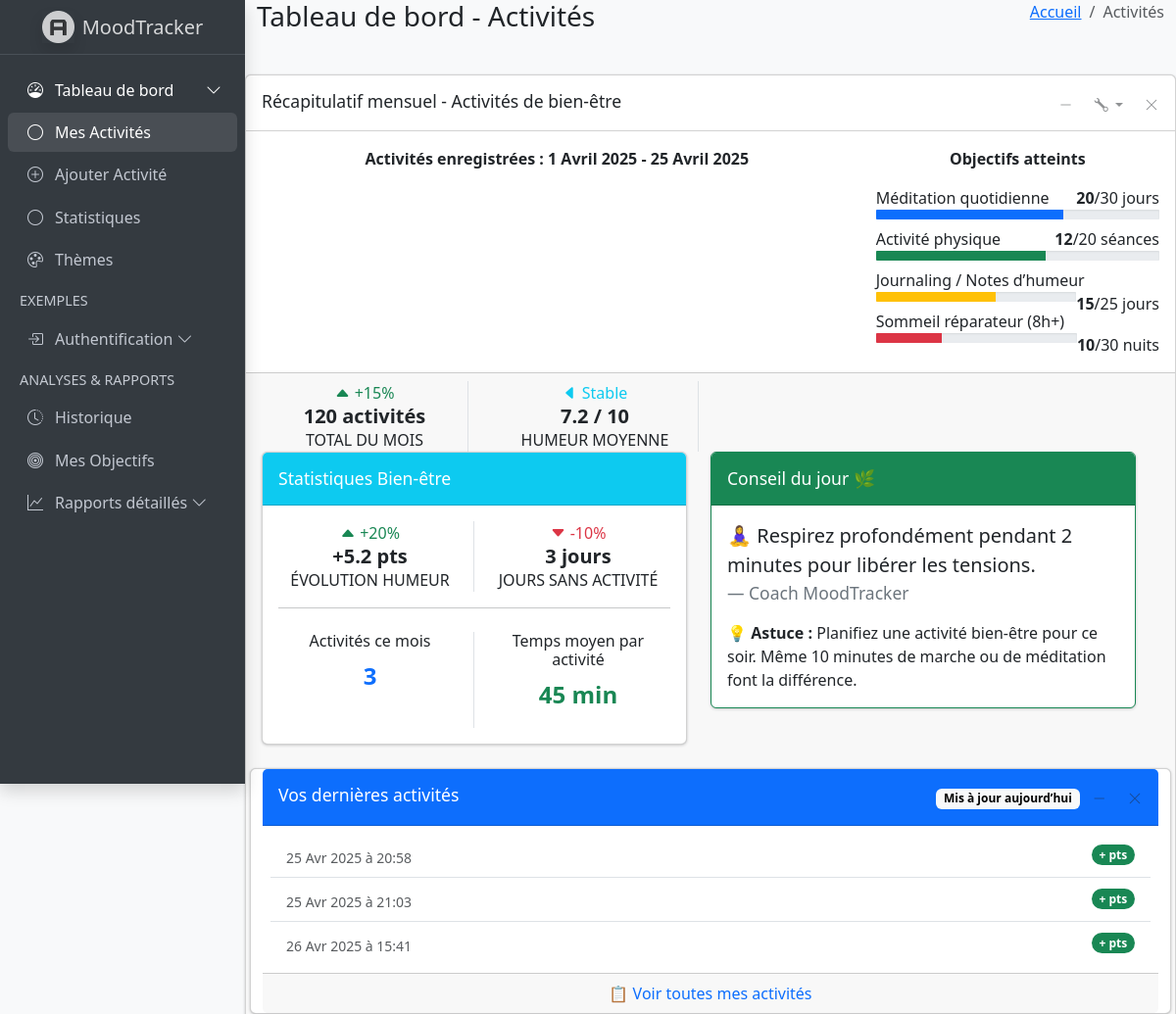
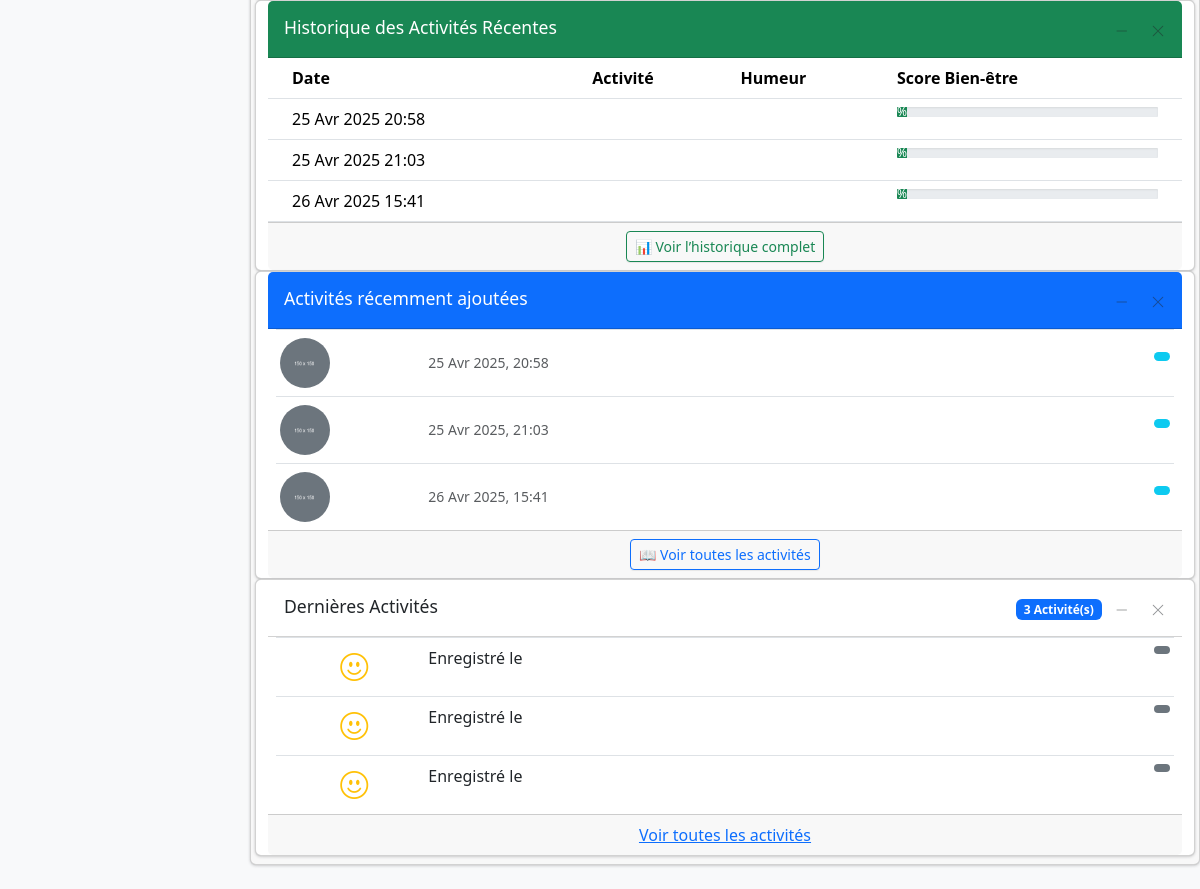
/dashboard/ (signed in), run on an earlier commit of the app's database (2 pictures, top to bottom).
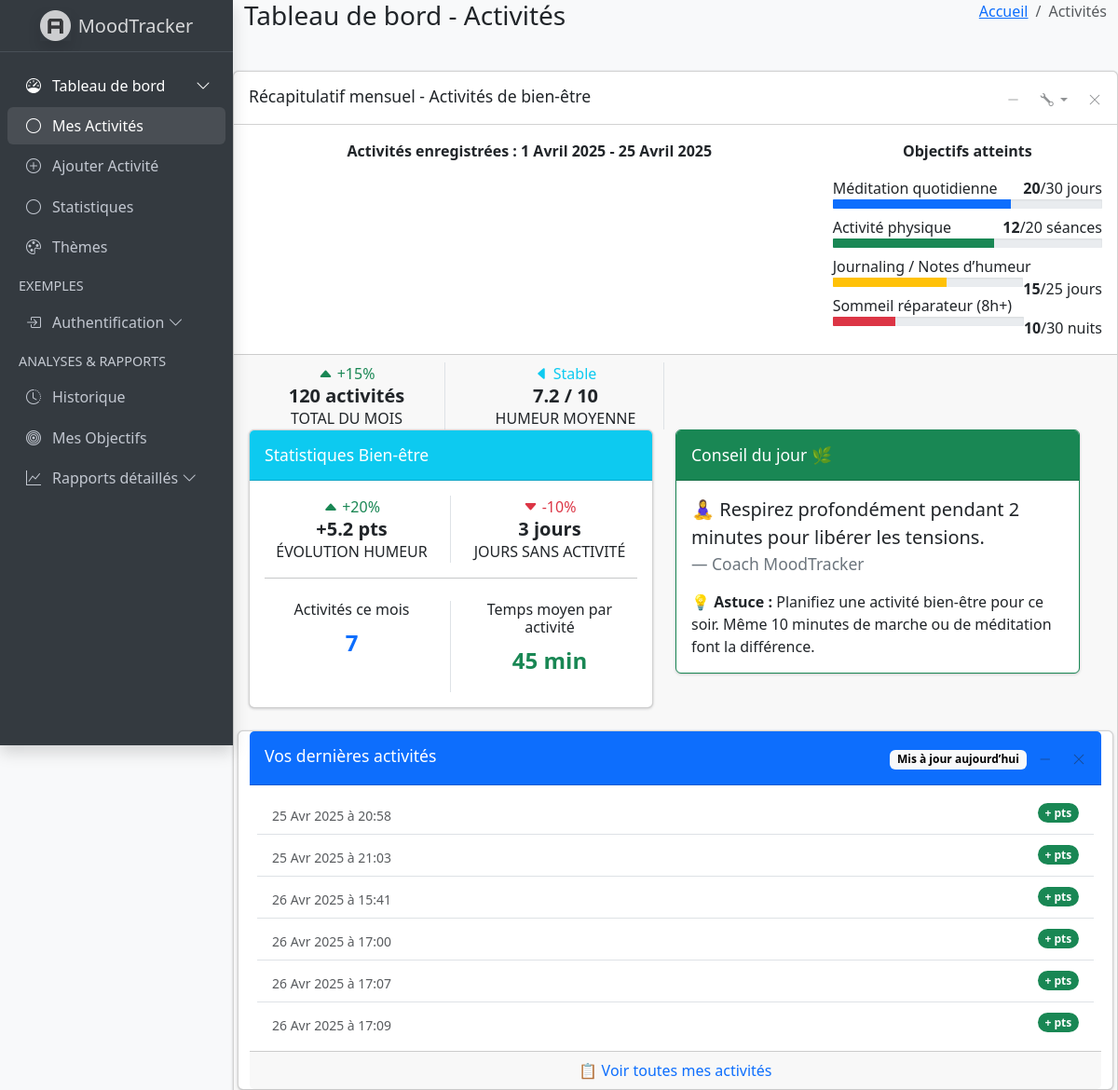
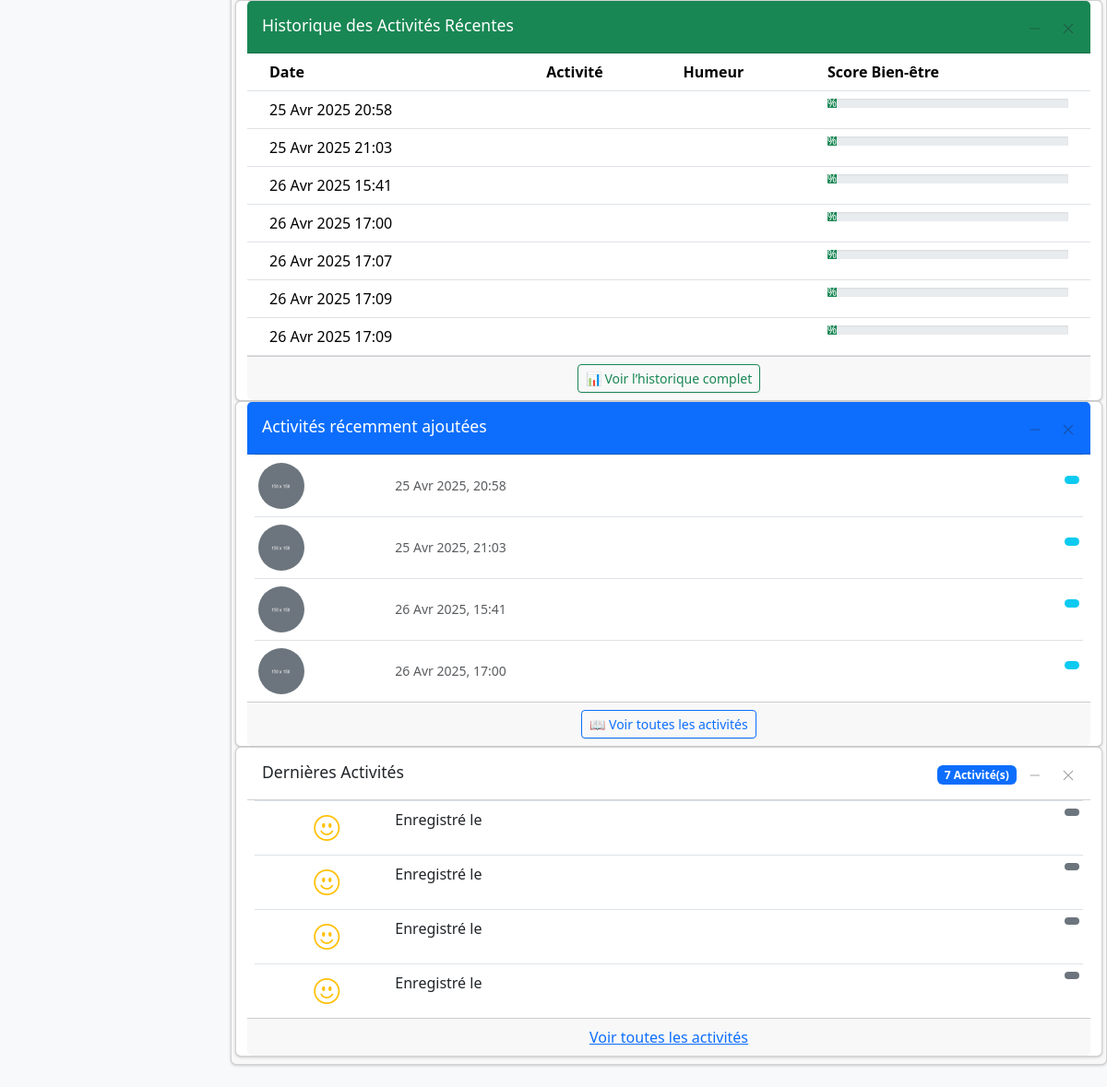
And on a later commit of the database (2 pictures, top to bottom).
### activities/models.py (models this page shows, shortened)
class ActiviteBienEtre(models.Model):
    mood = models.CharField(max_length=100)
    activity = models.TextField()
    comment = models.TextField(blank=True, null=True)
    date = models.DateTimeField(auto_now_add=True)
    utilisateur = models.ForeignKey(User, on_delete=models.CASCADE)

### activities/views.py (the view)
# urls.py: path('dashboard/', views.dashboard, name='dashboard'),
@login_required
def dashboard(request):
    activites = ActiviteBienEtre.objects.filter(utilisateur=request.user)
    return render(request, 'dashboard/base_dashboard.html', {'activites': activites})

### activities/templates/dashboard/base_dashboard.html (shortened to what the changed rows need)
<!DOCTYPE html>
{% load static %}
<html lang="fr">
  <head>
    <link
      rel="stylesheet"
      href="https://cdn.jsdelivr.net/npm/@fontsource/source-sans-3@5.0.12/index.css"
    />
    <link
      rel="stylesheet"
      href="https://cdn.jsdelivr.net/npm/overlayscrollbars@2.10.1/styles/overlayscrollbars.min.css"
    />
    <link
      rel="stylesheet"
      href="https://cdn.jsdelivr.net/npm/bootstrap-icons@1.11.3/font/bootstrap-icons.min.css"
    />
    <link rel="stylesheet" href="{% static 'adminlte/dist/css/adminlte.css' %}" />
    <link
      rel="stylesheet"
      href="https://cdn.jsdelivr.net/npm/apexcharts@3.37.1/dist/apexcharts.css"
    />
  </head>
  <body class="layout-fixed sidebar-expand-lg bg-body-tertiary">
    <div class="app-wrapper">
              <div class="card mb-4">
                <div class="card-footer">
                  <div class="row">
<div class="row">
  <div class="col-md-6">
    <div class="card mb-4">
      <div class="card-body">
        <div class="row mt-4">
          <div class="col-md-6 text-center border-end">
            <h6>Activités ce mois</h6>
            <p class="fw-bold text-primary fs-4">{{ activites|length }}</p>
          </div>
        </div>
      </div>
    </div>
  </div>
</div>
<div class="card">
  <div class="card-body p-2">
    {% if activites %}
      <ul class="list-group list-group-flush">
        {% for activite in activites|slice:":6" %}
          <li class="list-group-item d-flex justify-content-between align-items-center">
            <div>
              <small class="text-muted">{{ activite.date|date:"d M Y" }} à {{ activite.date|time:"H:i" }}</small>
            </div>
            <span class="badge bg-success rounded-pill">+ {{ activite.points }} pts</span>
          </li>
        {% endfor %}
      </ul>
    {% else %}
      <div class="text-center py-4">
        <p class="text-muted">Aucune activité enregistrée pour le moment.</p>
        <a href="{% url 'ajouter_activite' %}" class="btn btn-outline-primary btn-sm">Ajouter une activité</a>
      </div>
    {% endif %}
  </div>
</div>
<div class="card">
  <div class="card-body p-0">
    <div class="table-responsive">
      <table class="table table-hover m-0">
        <thead>
          <tr>
            <th>Date</th>
            <th>Activité</th>
            <th>Humeur</th>
            <th>Score Bien-être</th>
          </tr>
        </thead>
        <tbody>
          {% for activite in activites|slice:":7" %}
          <tr>
            <td>{{ activite.date|date:"d M Y H:i" }}</td>
            <td>{{ activite.nom }}</td>
            <td>
            </td>
            <td>
              <div class="progress progress-sm">
                <div class="progress-bar bg-success" style="width: {{ activite.points }}%">
                  {{ activite.points }}%
                </div>
              </div>
            </td>
          </tr>
          {% empty %}
          <tr>
            <td colspan="4" class="text-center text-muted">Aucune activité enregistrée.</td>
          </tr>
          {% endfor %}
        </tbody>
      </table>
    </div>
  </div>
</div>
<div class="card">
  <div class="card-body p-0">
    <div class="px-2">
      {% for activite in activites|slice:":4" %}
      <div class="d-flex border-top py-2 px-1 align-items-center">
        <div class="col-2">
          <img
            src="{% static 'adminlte/dist/assets/img/default-150x150.png' %}"
            alt="Activité"
            class="img-size-50 rounded-circle"
          />
        </div>
        <div class="col-10">
          <a href="{% url 'mes_activites' %}" class="fw-bold d-block text-dark">
            <span class="badge float-end
              {% if activite.humeur == 'Heureux' %}
                text-bg-success
              {% elif activite.humeur == 'Triste' %}
                text-bg-danger
              {% else %}
                text-bg-info
              {% endif %}
            ">
            </span>
          </a>
          <div class="text-muted small">{{ activite.date|date:"d M Y, H:i" }}</div>
        </div>
      </div>
      {% empty %}
      <p class="text-center text-muted m-3">Aucune activité pour le moment.</p>
      {% endfor %}
    </div>
  </div>
</div>
<div class="card">
  <div class="card-header">
    <div class="card-tools">
      <span class="badge text-bg-primary">{{ activites|length }} Activité(s)</span>
      <button type="button" class="btn btn-tool" data-lte-toggle="card-collapse">
        <i data-lte-icon="collapse" class="bi bi-dash-lg"></i>
      </button>
      <button type="button" class="btn btn-tool" data-lte-toggle="card-remove">
        <i class="bi bi-x-lg"></i>
      </button>
    </div>
  </div>
  <div class="card-body p-0">
    <div class="px-2">
      {% if activites.exists %}
        {% for activite in activites|slice:":4" %}
          <div class="d-flex border-top py-2 px-1">
            <div class="col-2 d-flex align-items-center justify-content-center">
              <i class="bi bi-emoji-smile fs-3 text-warning"></i>
            </div>
            <div class="col-10">
              <a href="{% url 'mes_activites' %}" class="fw-bold">
                <span class="badge float-end
                  {% if activite.humeur == 'Heureux' %}text-bg-success{% elif activite.humeur == 'Triste' %}text-bg-danger{% else %}text-bg-secondary{% endif %}">
                </span>
              </a>
              <div class="text-truncate">
                Enregistré le {{ activite.date_creation|date:"d M Y H:i" }}
              </div>
            </div>
          </div>
        {% endfor %}
      {% else %}
        <div class="alert alert-warning m-3">
          Aucune activité récente trouvée.
        </div>
      {% endif %}
    </div>
  </div>
</div>

What changed in the data, as far as the page shows it:
added ActiviteBienEtre: date "26 Avr 2025", date "17:00", date "26 Avr 2025 17:00", date "26 Avr 2025, 17:00"
added ActiviteBienEtre: date "26 Avr 2025", date "17:07", date "26 Avr 2025 17:07"
added ActiviteBienEtre: date "26 Avr 2025", date "17:09", date "26 Avr 2025 17:09"
added ActiviteBienEtre: date "26 Avr 2025 17:09", shown under "Historique des Activités Récentes"
Also different on the page:
{{ activites|length }}: "3" → "7"
